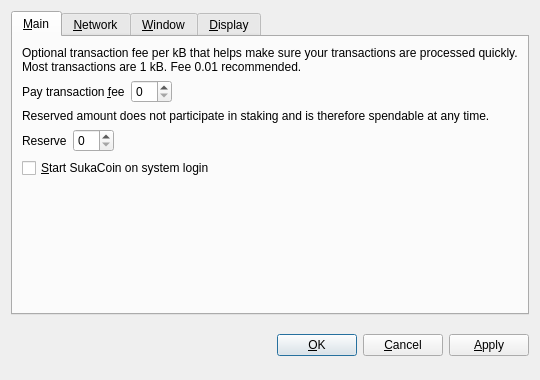
<?xml version="1.0" encoding="UTF-8"?>
<ui version="4.0">
 <class>OptionsDialog</class>
 <widget class="QDialog" name="OptionsDialog">
  <property name="geometry">
   <rect>
    <x>0</x>
    <y>0</y>
    <width>540</width>
    <height>380</height>
   </rect>
  </property>
  <property name="windowTitle">
   <string>Options</string>
  </property>
  <property name="modal">
   <bool>true</bool>
  </property>
  <layout class="QVBoxLayout" name="verticalLayout">
   <item>
    <widget class="QTabWidget" name="tabWidget">
     <property name="tabPosition">
      <enum>QTabWidget::North</enum>
     </property>
     <property name="currentIndex">
      <number>0</number>
     </property>
     <widget class="QWidget" name="tabMain">
      <attribute name="title">
       <string>&amp;Main</string>
      </attribute>
      <layout class="QVBoxLayout" name="verticalLayout_Main">
       <item>
        <widget class="QLabel" name="transactionFeeInfoLabel">
         <property name="text">
          <string>Optional transaction fee per kB that helps make sure your transactions are processed quickly. Most transactions are 1 kB. Fee 0.01 recommended.</string>
         </property>
         <property name="textFormat">
          <enum>Qt::PlainText</enum>
         </property>
         <property name="wordWrap">
          <bool>true</bool>
         </property>
        </widget>
       </item>
       <item>
        <layout class="QHBoxLayout" name="horizontalLayoutFee">
         <item>
          <widget class="QLabel" name="transactionFeeLabel">
           <property name="text">
            <string>Pay transaction &amp;fee</string>
           </property>
           <property name="textFormat">
            <enum>Qt::PlainText</enum>
           </property>
           <property name="buddy">
            <cstring>transactionFee</cstring>
           </property>
          </widget>
         </item>
         <item>
          <widget class="BitcoinAmountField" name="transactionFee"/>
         </item>
         <item>
          <spacer name="horizontalSpacerFee">
           <property name="orientation">
            <enum>Qt::Horizontal</enum>
           </property>
           <property name="sizeHint" stdset="0">
            <size>
             <width>40</width>
             <height>20</height>
            </size>
           </property>
          </spacer>
         </item>
        </layout>
       </item>
       <item>
        <widget class="QLabel" name="reserveBalanceInfoLabel">
         <property name="text">
          <string>Reserved amount does not participate in staking and is therefore spendable at any time.</string>
         </property>
         <property name="textFormat">
          <enum>Qt::PlainText</enum>
         </property>
         <property name="wordWrap">
          <bool>true</bool>
         </property>
        </widget>
       </item>
       <item>
        <layout class="QHBoxLayout" name="horizontalLayoutReserveBalance">
         <item>
          <widget class="QLabel" name="reserveBalanceLabel">
           <property name="text">
            <string>Reserve</string>
           </property>
           <property name="textFormat">
            <enum>Qt::PlainText</enum>
           </property>
           <property name="buddy">
            <cstring>reserveBalance</cstring>
           </property>
          </widget>
         </item>
         <item>
          <widget class="BitcoinAmountField" name="reserveBalance"/>
         </item>
         <item>
          <spacer name="horizontalSpacerReserveBalance">
           <property name="orientation">
            <enum>Qt::Horizontal</enum>
           </property>
           <property name="sizeHint" stdset="0">
            <size>
             <width>40</width>
             <height>20</height>
            </size>
           </property>
          </spacer>
         </item>
        </layout>
       </item>
       <item>
        <widget class="QCheckBox" name="bitcoinAtStartup">
         <property name="toolTip">
          <string>Automatically start SukaCoin after logging in to the system.</string>
         </property>
         <property name="text">
          <string>&amp;Start SukaCoin on system login</string>
         </property>
        </widget>
       </item>
       <item>
        <spacer name="verticalSpacer_Main">
         <property name="orientation">
          <enum>Qt::Vertical</enum>
         </property>
         <property name="sizeHint" stdset="0">
          <size>
           <width>20</width>
           <height>40</height>
          </size>
         </property>
        </spacer>
       </item>
      </layout>
     </widget>
     <widget class="QWidget" name="tabNetwork">
      <attribute name="title">
       <string>&amp;Network</string>
      </attribute>
      <layout class="QVBoxLayout" name="verticalLayout_Network">
       <item>
        <widget class="QCheckBox" name="mapPortUpnp">
         <property name="toolTip">
          <string>Automatically open the SukaCoin client port on the router. This only works when your router supports UPnP and it is enabled.</string>
         </property>
         <property name="text">
          <string>Map port using &amp;UPnP</string>
         </property>
        </widget>
       </item>
       <item>
        <widget class="QCheckBox" name="connectSocks">
         <property name="toolTip">
          <string>Connect to the SukaCoin network through a SOCKS5 proxy (e.g. when connecting through Tor).</string>
         </property>
         <property name="text">
          <string>&amp;Connect through SOCKS5 proxy:</string>
         </property>
        </widget>
       </item>
       <item>
        <layout class="QHBoxLayout" name="horizontalLayout_Network">
         <item>
          <widget class="QLabel" name="proxyIpLabel">
           <property name="text">
            <string>Proxy &amp;IP:</string>
           </property>
           <property name="textFormat">
            <enum>Qt::PlainText</enum>
           </property>
           <property name="buddy">
            <cstring>proxyIp</cstring>
           </property>
          </widget>
         </item>
         <item>
          <widget class="QValidatedLineEdit" name="proxyIp">
           <property name="maximumSize">
            <size>
             <width>140</width>
             <height>16777215</height>
            </size>
           </property>
           <property name="toolTip">
            <string>IP address of the proxy (e.g. 127.0.0.1)</string>
           </property>
          </widget>
         </item>
         <item>
          <widget class="QLabel" name="proxyPortLabel">
           <property name="text">
            <string>&amp;Port:</string>
           </property>
           <property name="textFormat">
            <enum>Qt::PlainText</enum>
           </property>
           <property name="buddy">
            <cstring>proxyPort</cstring>
           </property>
          </widget>
         </item>
         <item>
          <widget class="QLineEdit" name="proxyPort">
           <property name="maximumSize">
            <size>
             <width>55</width>
             <height>16777215</height>
            </size>
           </property>
           <property name="toolTip">
            <string>Port of the proxy (e.g. 9050)</string>
           </property>
          </widget>
         </item>
         <item>
          <spacer name="horizontalSpacer_Network">
           <property name="orientation">
            <enum>Qt::Horizontal</enum>
           </property>
           <property name="sizeHint" stdset="0">
            <size>
             <width>40</width>
             <height>20</height>
            </size>
           </property>
          </spacer>
         </item>
        </layout>
       </item>
       <item>
        <spacer name="verticalSpacer_Network">
         <property name="orientation">
          <enum>Qt::Vertical</enum>
         </property>
         <property name="sizeHint" stdset="0">
          <size>
           <width>20</width>
           <height>40</height>
          </size>
         </property>
        </spacer>
       </item>
      </layout>
     </widget>
     <widget class="QWidget" name="tabWindow">
      <attribute name="title">
       <string>&amp;Window</string>
      </attribute>
      <layout class="QVBoxLayout" name="verticalLayout_Window">
       <item>
        <widget class="QCheckBox" name="minimizeToTray">
         <property name="toolTip">
          <string>Show only a tray icon after minimizing the window.</string>
         </property>
         <property name="text">
          <string>&amp;Minimize to the tray instead of the taskbar</string>
         </property>
        </widget>
       </item>
       <item>
        <widget class="QCheckBox" name="minimizeOnClose">
         <property name="toolTip">
          <string>Minimize instead of exit the application when the window is closed. When this option is enabled, the application will be closed only after selecting Quit in the menu.</string>
         </property>
         <property name="text">
          <string>M&amp;inimize on close</string>
         </property>
        </widget>
       </item>
       <item>
        <spacer name="verticalSpacer_Window">
         <property name="orientation">
          <enum>Qt::Vertical</enum>
         </property>
         <property name="sizeHint" stdset="0">
          <size>
           <width>20</width>
           <height>40</height>
          </size>
         </property>
        </spacer>
       </item>
      </layout>
     </widget>
     <widget class="QWidget" name="tabDisplay">
      <attribute name="title">
       <string>&amp;Display</string>
      </attribute>
      <layout class="QVBoxLayout" name="verticalLayout_Display">
       <item>
        <layout class="QHBoxLayout" name="horizontalLayout_1_Display">
         <item>
          <widget class="QLabel" name="langLabel">
           <property name="text">
            <string>User Interface &amp;language:</string>
           </property>
           <property name="textFormat">
            <enum>Qt::PlainText</enum>
           </property>
           <property name="buddy">
            <cstring>lang</cstring>
           </property>
          </widget>
         </item>
         <item>
          <widget class="QValueComboBox" name="lang">
           <property name="toolTip">
            <string>The user interface language can be set here. This setting will take effect after restarting SukaCoin.</string>
           </property>
          </widget>
         </item>
        </layout>
       </item>
       <item>
        <layout class="QHBoxLayout" name="horizontalLayout_2_Display">
         <item>
          <widget class="QLabel" name="unitLabel">
           <property name="text">
            <string>&amp;Unit to show amounts in:</string>
           </property>
           <property name="textFormat">
            <enum>Qt::PlainText</enum>
           </property>
           <property name="buddy">
            <cstring>unit</cstring>
           </property>
          </widget>
         </item>
         <item>
          <widget class="QValueComboBox" name="unit">
           <property name="toolTip">
            <string>Choose the default subdivision unit to show in the interface and when sending coins.</string>
           </property>
          </widget>
         </item>
        </layout>
       </item>
       <item>
        <widget class="QCheckBox" name="coinControlFeatures">
         <property name="toolTip">
          <string>Whether to show coin control features or not.</string>
         </property>
         <property name="text">
          <string>Display coin &amp;control features (experts only!)</string>
         </property>
        </widget>
       </item>
       <item>
        <widget class="QCheckBox" name="minimizeCoinAge">
         <property name="toolTip">
          <string>Whether to select the coin outputs randomly or with minimal coin age.</string>
         </property>
         <property name="text">
          <string>Minimize weight consumption (experimental)</string>
         </property>
        </widget>
       </item>
       <item>
        <widget class="QCheckBox" name="useBlackTheme">
         <property name="text">
          <string>Use black visual theme (requires restart)</string>
         </property>
        </widget>
       </item>
       <item>
        <spacer name="verticalSpacer_Display">
         <property name="orientation">
          <enum>Qt::Vertical</enum>
         </property>
         <property name="sizeHint" stdset="0">
          <size>
           <width>20</width>
           <height>40</height>
          </size>
         </property>
        </spacer>
       </item>
      </layout>
     </widget>
    </widget>
   </item>
   <item>
    <layout class="QHBoxLayout" name="horizontalLayout_Buttons">
     <item>
      <spacer name="horizontalSpacer_1">
       <property name="orientation">
        <enum>Qt::Horizontal</enum>
       </property>
       <property name="sizeHint" stdset="0">
        <size>
         <width>40</width>
         <height>48</height>
        </size>
       </property>
      </spacer>
     </item>
     <item>
      <widget class="QLabel" name="statusLabel">
       <property name="font">
        <font>
         <weight>75</weight>
         <bold>true</bold>
        </font>
       </property>
       <property name="text">
        <string/>
       </property>
       <property name="textFormat">
        <enum>Qt::PlainText</enum>
       </property>
       <property name="wordWrap">
        <bool>true</bool>
       </property>
      </widget>
     </item>
     <item>
      <spacer name="horizontalSpacer_2">
       <property name="orientation">
        <enum>Qt::Horizontal</enum>
       </property>
       <property name="sizeHint" stdset="0">
        <size>
         <width>40</width>
         <height>48</height>
        </size>
       </property>
      </spacer>
     </item>
     <item>
      <widget class="QPushButton" name="okButton">
       <property name="text">
        <string>&amp;OK</string>
       </property>
      </widget>
     </item>
     <item>
      <widget class="QPushButton" name="cancelButton">
       <property name="text">
        <string>&amp;Cancel</string>
       </property>
       <property name="autoDefault">
        <bool>false</bool>
       </property>
      </widget>
     </item>
     <item>
      <widget class="QPushButton" name="applyButton">
       <property name="text">
        <string>&amp;Apply</string>
       </property>
       <property name="autoDefault">
        <bool>false</bool>
       </property>
      </widget>
     </item>
    </layout>
   </item>
  </layout>
 </widget>
 <customwidgets>
  <customwidget>
   <class>BitcoinAmountField</class>
   <extends>QSpinBox</extends>
   <header>bitcoinamountfield.h</header>
  </customwidget>
  <customwidget>
   <class>QValueComboBox</class>
   <extends>QComboBox</extends>
   <header>qvaluecombobox.h</header>
  </customwidget>
  <customwidget>
   <class>QValidatedLineEdit</class>
   <extends>QLineEdit</extends>
   <header>qvalidatedlineedit.h</header>
  </customwidget>
 </customwidgets>
 <resources/>
 <connections/>
</ui>
